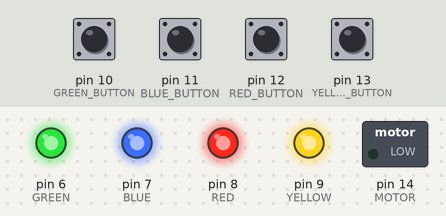
Simulated run of this sketch. Board: Arduino Uno, built with avr-gcc and run on an emulated ATmega328P. Parts: switched loads named in the sketch (green lamp = pin HIGH), output pins drawn as LEDs (lit = HIGH). The inputs (shaded band) are chosen by the test bench; at power-on: pin 10 (GREEN_BUTTON), pin 11 (BLUE_BUTTON), pin 12 (RED_BUTTON), pin 13 (YELLOW_BUTTON) LOW. Random numbers use the default seed unless the sketch sets one.

Above: at 4.8 s.
4.9 s: pin 10 (GREEN_BUTTON) pulled HIGH for 0.15 s
At 4.97 s:
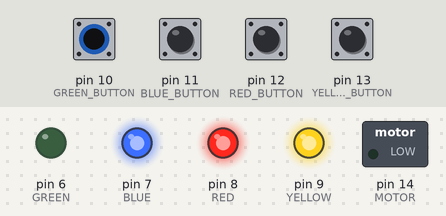
6.5 s: pin 11 (BLUE_BUTTON) pulled HIGH for 0.15 s
At 6.57 s:
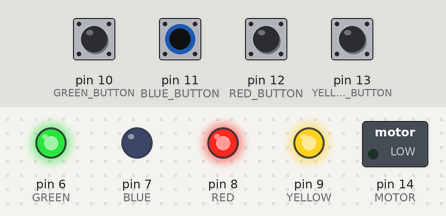
8.1 s: pin 12 (RED_BUTTON) pulled HIGH for 0.15 s
At 8.17 s:
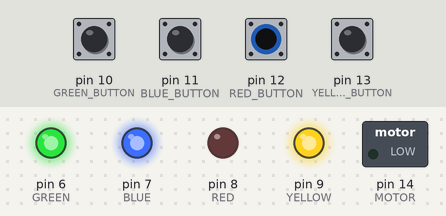
9.7 s: pin 13 (YELLOW_BUTTON) pulled HIGH for 0.15 s
At 14.0 s:
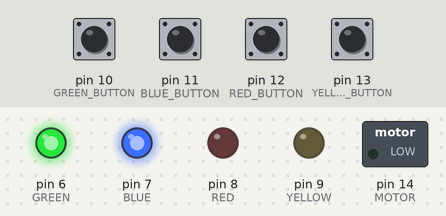
15.7 s: pin 10 (GREEN_BUTTON) driven HIGH and pin 11 (BLUE_BUTTON) driven HIGH
18.7 s: pin 10 (GREEN_BUTTON) driven LOW
Timing chart, 0 to 21.7 s (numbered marks = the images above; inputs shaded):
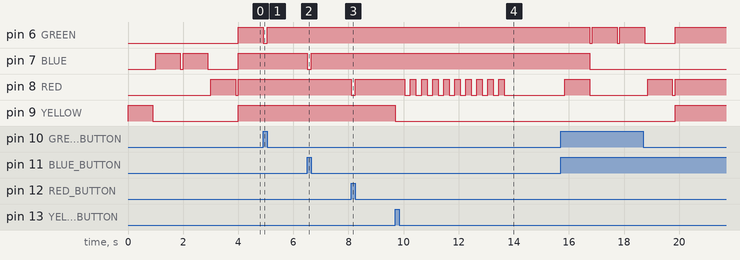

Measured:
- after the input at 4.9 s, pin 6 (GREEN): HIGH → LOW at once, → HIGH 0.15 s later
- after the input at 6.5 s, pin 7 (BLUE): HIGH → LOW at once, → HIGH 0.15 s later
- after the input at 8.1 s, pin 8 (RED): HIGH → LOW at once, → HIGH 0.15 s later
- after the input at 9.7 s, pin 8 (RED): alternates HIGH for 0.20 s and LOW for 0.20 s, 19 changes in all, then stays LOW, starting after 0.35 s; pin 9 (YELLOW): HIGH → LOW at once

The sketch:

ME0030_Project3_Draft2.ino
```cpp
  // Defining global variables
  const int GREEN = 6;
  const int BLUE = 7;
  const int RED = 8;
  const int YELLOW = 9;

  const int GREEN_BUTTON = 10;
  const int BLUE_BUTTON = 11;
  const int RED_BUTTON = 12;
  const int YELLOW_BUTTON = 13;

  const int MOTOR = 14;

  int buttonState_GREEN = 0;
  int buttonState_BLUE = 0;
  int buttonState_RED = 0;
  int buttonState_YELLOW = 0;

  unsigned long debounce_delay = 250 ;
  unsigned long last_debounce_time = 0 ;


void setup() {
  // put your setup code here, to run once:
  // Assign pin modes to each pin.

  pinMode(GREEN, OUTPUT); // Green LED
  pinMode(BLUE, OUTPUT); // Blue LED
  pinMode(RED, OUTPUT); // Red LED
  pinMode(YELLOW, OUTPUT); // Yellow LED


  pinMode(GREEN_BUTTON, INPUT); // Green button
  pinMode(BLUE_BUTTON, INPUT); // Blue button
  pinMode(RED_BUTTON, INPUT); // Red button
  pinMode(YELLOW_BUTTON, INPUT); // Yellow button


  pinMode(MOTOR, OUTPUT); // Motor

}


// Define all functions to be called in the void loop.
void generate_random_pattern(int pattern[]) {
    for (int i=0; i<4; i++){
        pattern[i] = random(1, 5);
    }
}

void display_pattern(int pattern[]) {
    for (int i=0; i<4; i++){
        if (pattern[i]==1){
           digitalWrite(GREEN, HIGH);
        } else if (pattern[i]==2){
            digitalWrite(BLUE, HIGH);
        } else if (pattern[i]==3){
            digitalWrite(RED, HIGH);
        } else{
            digitalWrite(YELLOW, HIGH);
        }
        delay(900);
        digitalWrite(GREEN, LOW);
        digitalWrite(BLUE, LOW);
        digitalWrite(RED, LOW);
        digitalWrite(YELLOW, LOW);
        delay(100);
    }
}

bool compare_patterns(int pattern[], int answer[]) {
  for (int i=0; i<4; i++) {
      if (pattern[i] != answer[i]) {
          return false;
      }
  }

  return true;
}


void display_pressed_buttons() {
    buttonState_GREEN = digitalRead(GREEN_BUTTON);
    if (buttonState_GREEN == HIGH) {
        digitalWrite(GREEN, LOW);
    } else{
        digitalWrite(GREEN, HIGH);
    }

    buttonState_BLUE = digitalRead(BLUE_BUTTON);
    if (buttonState_BLUE == HIGH) {
        digitalWrite(BLUE, LOW);
    } else{
        digitalWrite(BLUE, HIGH);
    }

    buttonState_RED = digitalRead(RED_BUTTON);
    if (buttonState_RED == HIGH) {
        digitalWrite(RED, LOW);
    } else{
        digitalWrite(RED, HIGH);
    }

    buttonState_YELLOW = digitalRead(YELLOW_BUTTON);
    if (buttonState_YELLOW == HIGH) {
        digitalWrite(YELLOW, LOW);
    } else{
        digitalWrite(YELLOW, HIGH);
    }
}

void loop() {


  // put your main code here, to run repeatedly:
  int pattern[4];

  generate_random_pattern(pattern);

  Serial.print("Pattern: ");
  for (int i = 0; i < 4; i++) {
    Serial.print(pattern[i]);
    Serial.print(" ");
  }
  Serial.print("\n");

  display_pattern(pattern);


  // input
  // while user hasnt respond
  int answer[4];

  int green_button_prev_state = digitalRead(GREEN_BUTTON);
  int blue_button_prev_state = digitalRead(BLUE_BUTTON);
  int red_button_prev_state = digitalRead(RED_BUTTON);
  int yellow_button_prev_state = digitalRead(YELLOW_BUTTON);


  int state = 0;
  while (state != 4) {
      display_pressed_buttons();
      // if current time - lastime > delay then do it
      if ((millis() - last_debounce_time) > debounce_delay){
          if (green_button_prev_state == HIGH and digitalRead(GREEN_BUTTON) == LOW){
              Serial.print("green logged\n");
              last_debounce_time = millis();
              answer[state] = 1;
              state = state + 1;
          } else if (blue_button_prev_state == HIGH and digitalRead(BLUE_BUTTON) == LOW){
              Serial.print("blue logged\n");
              last_debounce_time = millis();
              answer[state] = 2;
              state = state + 1;
          } else if (red_button_prev_state == HIGH and digitalRead(RED_BUTTON) == LOW){
              Serial.print("red logged\n");
              last_debounce_time = millis();
              answer[state] = 3;
              state = state + 1;
          } else if (yellow_button_prev_state == HIGH and digitalRead(YELLOW_BUTTON) == LOW){
              Serial.print("yellow logged\n");
              last_debounce_time = millis();
              answer[state] = 4;
              state = state + 1;
          }
      }

      green_button_prev_state = digitalRead(GREEN_BUTTON);
      blue_button_prev_state = digitalRead(BLUE_BUTTON);
      red_button_prev_state = digitalRead(RED_BUTTON);
      yellow_button_prev_state = digitalRead(YELLOW_BUTTON);


      // if green's prev state == HIGH and green's curr state == LOW
          // state = state + 1
      // H H H H H H H H H H H H H LL L L L L L L L L L L H H H H H H HH H HH HHH HH H  L LLLL L L L L  L   HhhhhhHHHHHHH LLLLLLLLLLLLL

  }

  Serial.print("Answer: ");
  for (int i = 0; i < 4; i++) {
    Serial.print(answer[i]);
    Serial.print(" ");
  }
  Serial.print("\n");

  if (compare_patterns(pattern, answer) == true) {
      digitalWrite(MOTOR, HIGH);
      delay(5000);
      digitalWrite(MOTOR, LOW);
      for (int i=0; i<10; i++){
          digitalWrite(GREEN, HIGH);
          digitalWrite(BLUE, HIGH);
          digitalWrite(RED, HIGH);
          digitalWrite(YELLOW, HIGH);
          delay(200);
          digitalWrite(GREEN, LOW);
          digitalWrite(BLUE, LOW);
          digitalWrite(RED, LOW);
          digitalWrite(YELLOW, LOW);
          delay(200);
      // good
      Serial.print("YaY!!!!\n");
      }
  } else {
      for (int i=0; i<10; i++){
          digitalWrite(RED, HIGH);
          delay(200);
          digitalWrite(RED, LOW);
          delay(200);

      }
    Serial.print("fuck up\n");
    }

  delay(2000);

}
```
